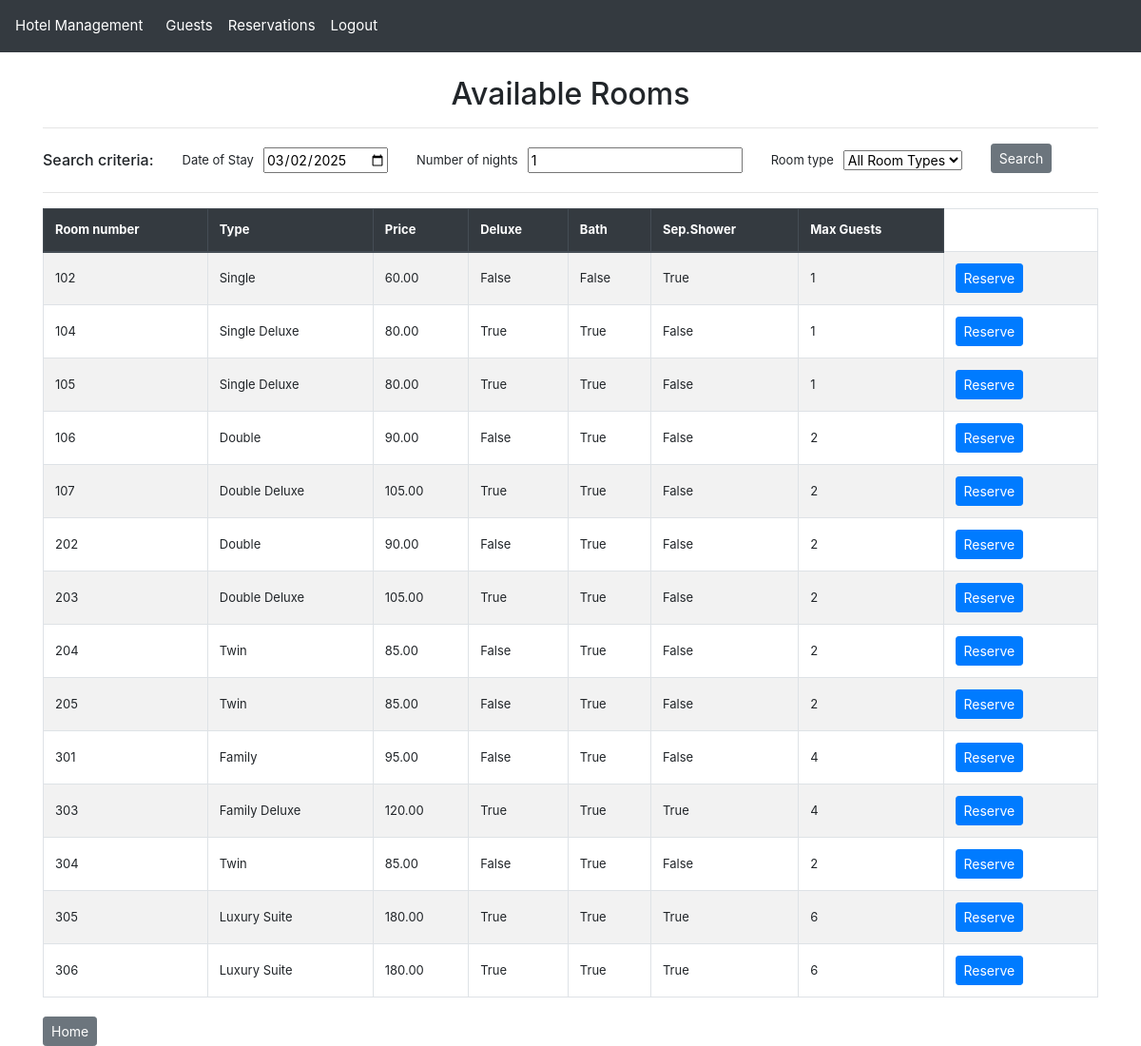
The page /available-rooms/ (signed in) on the database its author committed.
### hotel_app/models.py (models this page shows, shortened)
class Room(models.Model):
    room_number = models.IntegerField(
        primary_key=True,
        unique=True,
        help_text="Unique identifier for the room (e.g., 101, 102, etc.)"
    )
    room_type = models.ForeignKey(
        RoomType,
        null=True,
        on_delete=models.SET_NULL,
        related_name="rooms",
        help_text="The type/category of this room, determining its features and price"
    )

class RoomType(models.Model):
    room_type_code = models.CharField(
        max_length=3,
        validators=[
            MinLengthValidator(1),
            RegexValidator(r'^[A-Z]{1,3}$', message="The room type code must be between 1 and 3 uppercase letters"),
        ],
        unique=True,
        primary_key=True,
        help_text="Unique 1-3 letter code for the room type (e.g., 'STD' for Standard)"
    )
    room_type_name = models.CharField(
        max_length=25,
        help_text="Descriptive name for the room type"
    )
    price = models.DecimalField(
        max_digits=6,
        decimal_places=2,
        help_text="Nightly rate for this room type"
    )
    deluxe = models.BooleanField(
        help_text="Indicates if this is a deluxe category room"
    )
    bath = models.BooleanField(
        help_text="Indicates if the room has a bathtub"
    )
    separate_shower = models.BooleanField(
        help_text="Indicates if the room has a separate shower unit"
    )
    maximum_guests = models.PositiveSmallIntegerField(
        help_text="Maximum number of guests allowed in this room type"
    )
    def __str__(self):
        room_type_str = self.room_type_name
        logger.info(f"RoomType __str__ called: {room_type_str}")
        return room_type_str

### hotel_app/views.py (the view)
# urls.py: path("available-rooms/", views.available_rooms_list_view, name="available_rooms_list"),  # List all available rooms
@login_required
def available_rooms_list_view(request):
    logger.info(f"Available rooms search initiated by user: {request.user.username}")
    start_date = request.GET.get('start_date')
    if not start_date:
        start_date = request.session.get(
            'available_rooms_default_start_date',
            timezone.now().date().strftime('%Y-%m-%d')  # Default to today
        )
        logger.info(f"Using default/session start date: {start_date}")
    else:
        logger.info(f"Using provided start date: {start_date}")
    length_of_stay = request.GET.get('length_of_stay')
    if not length_of_stay:
        length_of_stay = request.session.get(
            'available_rooms_default_length_of_stay',
            1  # Default to 1 night
        )
        logger.info(f"Using default/session length of stay: {length_of_stay}")
    else:
        logger.info(f"Using provided length of stay: {length_of_stay}")
    room_type = request.GET.get('room_type')
    if not room_type:
        room_type = request.session.get(
            'available_rooms_default_room_type',
            ''  # Default to all room types
        )
        logger.info("Using default/session room type: all types" if not room_type else f"Using default/session room type: {room_type}")
    else:
        logger.info(f"Using provided room type filter: {room_type}")
    request.session['available_rooms_default_start_date'] = start_date
    request.session['available_rooms_default_length_of_stay'] = length_of_stay
    request.session['available_rooms_default_room_type'] = room_type
    logger.info("Search criteria persisted to session")
    rooms = Room.objects.all()
    logger.info(f"Total rooms before filtering: {rooms.count()}")
    available_room_filter = AvailableRoomFilter(
        request.GET or {
            'start_date': start_date,
            'length_of_stay': length_of_stay,
            'room_type': room_type
        },
        queryset=rooms
    )
    filtered_rooms_count = len(available_room_filter.qs)
    logger.info(f"Available rooms after filtering: {filtered_rooms_count}")
    return render(request, 'available_rooms_list.html', {
        'filter': available_room_filter
    })

### hotel_app/templatetags/custom_filters.py (called while the page is built)
@register.filter(name='is_in_group')
def is_in_group(user, group_name):
    return user.groups.filter(name=group_name).exists()

### hotel_app/templates/available_rooms_list.html (shortened to what this page needs)
{% extends "base.html" %}
{% block content %}
    <h2 class="text-center">Available Rooms</h2>
    <hr>
    <div class="row align-items-center">
        <div class="col-auto text-center" style="font-size: 13px; vertical-align: middle;">
            <h6 class="fw-bold mb-0">Search criteria:</h6>
        </div>
        <div class="col">
            <form method="get" class="row g-3">
                {% for field in filter.form %}
                <div class="col-md-auto d-flex align-items-center mt-1 mb-1">
                    <label for="{{ field.id_for_label }}" class="form-label fw-bold" style="font-size: 13px; margin-right: 10px; margin-bottom: 0; vertical-align: middle;">{{ field.label }}</label>
                    {{ field }}
                </div>
                {% endfor %}
                <div class="col-md-auto">
                    <button type="submit" class="btn btn-secondary btn-sm">Search</button>
                </div>
            </form>
        </div>
    </div>
    <hr>
    <table class="table table-bordered table-striped ">
        <thead class="thead-dark">
            <tr>
                <th>Room number</th>
                <th>Type</th>
                <th>Price</th>
                <th>Deluxe</th>
                <th>Bath</th>
                <th>Sep.Shower</th>
                <th>Max Guests</th>
            </tr>
        </thead>
        <tbody>
            {% for room in filter.qs %}
            <tr>
                <td>{{ room.room_number }} </td>
                <td>{{ room.room_type.room_type_name }} </td>
                <td>{{ room.room_type.price }} </td>
                <td>{{ room.room_type.deluxe }} </td>
                <td>{{ room.room_type.bath }} </td>
                <td>{{ room.room_type.separate_shower }} </td>
                <td>{{ room.room_type.maximum_guests }} </td>
                <td>
                    <div class="button-group">
                        <a href="{% url 'available_rooms_reserve' room.room_number %}?start_date={{ filter.form.start_date.value }}&length_of_stay={{ filter.form.length_of_stay.value }}" class="btn btn-primary btn-sm" >Reserve</a>
                    </div>
                </td>
            </tr>
            {% endfor %}
        </tbody>
    </table>
{% endblock %}
{% block footer %}
<div class="button-group">
    <a href="{% url 'home' %}" class="btn btn-secondary btn-sm">Home</a>
</div>
{% endblock %}

### static/css/styles.css (style rules this page uses)
body { padding-top: 56px; font-size: 14px; }
.table th, .table td { vertical-align: middle; font-size: 13px; }
.button-group a, button { margin-right: 10px; }

### rows shown on the page
Room: room_number "102", room_type.room_type_name "Single", room_type.price "60.00", room_type.deluxe "False", room_type.bath "False", room_type.separate_shower "True", room_type.maximum_guests "1"
Room: room_number "104", room_type.room_type_name "Single Deluxe", room_type.price "80.00", room_type.deluxe "True", room_type.bath "True", room_type.separate_shower "False", room_type.maximum_guests "1"
Room: room_number "105", room_type.room_type_name "Single Deluxe", room_type.price "80.00", room_type.deluxe "True", room_type.bath "True", room_type.separate_shower "False", room_type.maximum_guests "1"
Room: room_number "106", room_type.room_type_name "Double", room_type.price "90.00", room_type.deluxe "False", room_type.bath "True", room_type.separate_shower "False", room_type.maximum_guests "2"
Room: room_number "107", room_type.room_type_name "Double Deluxe", room_type.price "105.00", room_type.deluxe "True", room_type.bath "True", room_type.separate_shower "False", room_type.maximum_guests "2"
Room: room_number "202", room_type.room_type_name "Double", room_type.price "90.00", room_type.deluxe "False", room_type.bath "True", room_type.separate_shower "False", room_type.maximum_guests "2"
Room: room_number "203", room_type.room_type_name "Double Deluxe", room_type.price "105.00", room_type.deluxe "True", room_type.bath "True", room_type.separate_shower "False", room_type.maximum_guests "2"
Room: room_number "204", room_type.room_type_name "Twin", room_type.price "85.00", room_type.deluxe "False", room_type.bath "True", room_type.separate_shower "False", room_type.maximum_guests "2"
Room: room_number "205", room_type.room_type_name "Twin", room_type.price "85.00", room_type.deluxe "False", room_type.bath "True", room_type.separate_shower "False", room_type.maximum_guests "2"
Room: room_number "301", room_type.room_type_name "Family", room_type.price "95.00", room_type.deluxe "False", room_type.bath "True", room_type.separate_shower "False", room_type.maximum_guests "4"
Room: room_number "303", room_type.room_type_name "Family Deluxe", room_type.price "120.00", room_type.deluxe "True", room_type.bath "True", room_type.separate_shower "True", room_type.maximum_guests "4"
Room: room_number "304", room_type.room_type_name "Twin", room_type.price "85.00", room_type.deluxe "False", room_type.bath "True", room_type.separate_shower "False", room_type.maximum_guests "2"
Room: room_number "305", room_type.room_type_name "Luxury Suite", room_type.price "180.00", room_type.deluxe "True", room_type.bath "True", room_type.separate_shower "True", room_type.maximum_guests "6"
Room: room_number "306", room_type.room_type_name "Luxury Suite", room_type.price "180.00", room_type.deluxe "True", room_type.bath "True", room_type.separate_shower "True", room_type.maximum_guests "6"

### other values the page prints
{{ field.label }} "Date of Stay" "Number of nights" "Room type"
